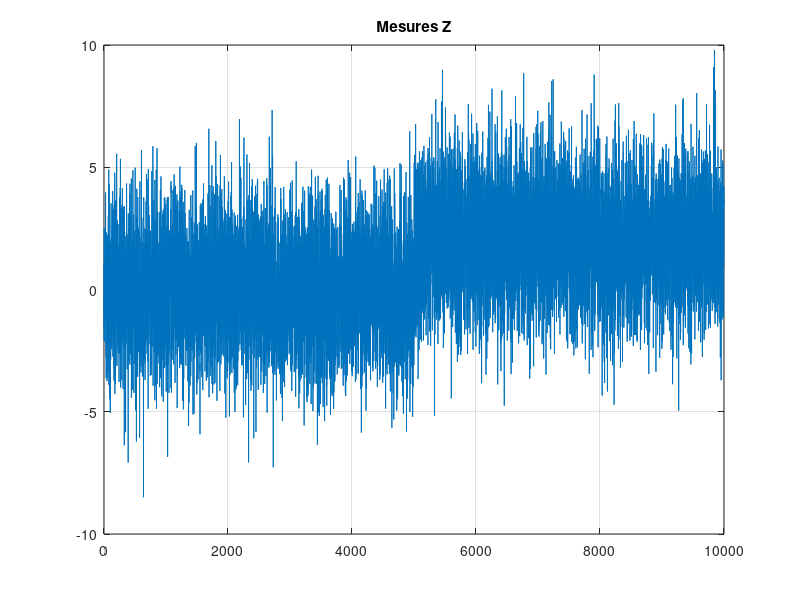
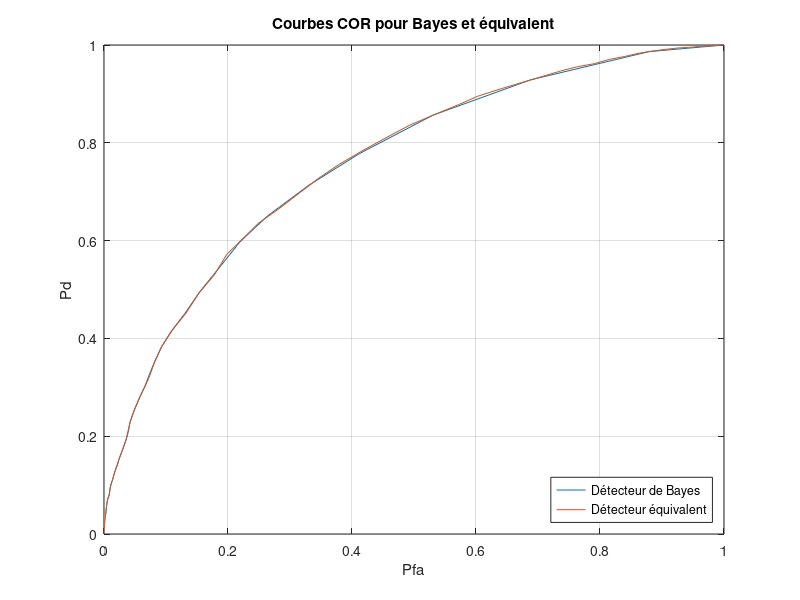
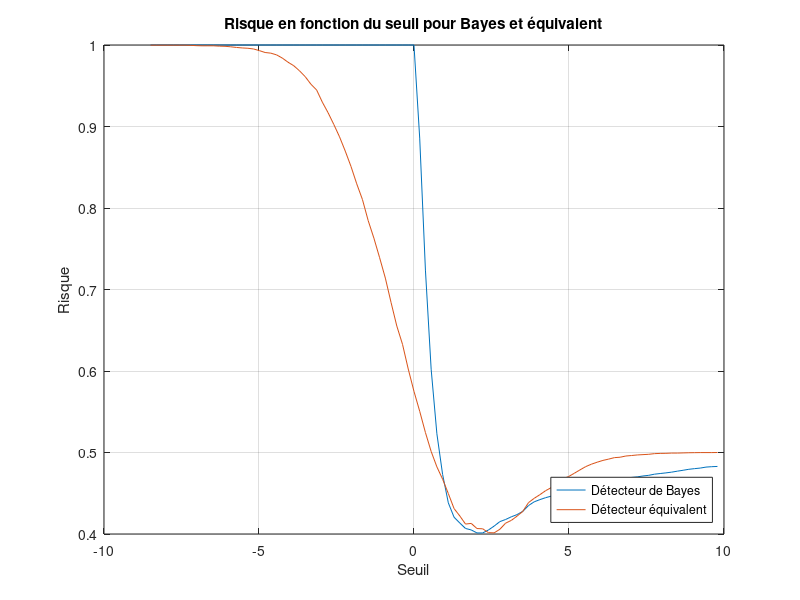

These figures' MATLAB source, in order:
clc; clear; close all

load("data.mat")

fonction = exp(-(1/2)*((Z-X)/sigma).^2) .* exp((1/2)*(Z/sigma).^2); %detecteur de bayes
lambda_0 = (pi0*(c10-c00))/(pi1*(c01-c11)); %seuil detecteur de bayes
seuil = (2*sigma^2*log(lambda_0) + X.^2)/(2*X); %seuil detecteur equivalent
seuil_min_bayes = min(Z);
seuil_max_bayes = max(Z);
nb_seuils = 100;
seuils_bayes = linspace(seuil_min_bayes, seuil_max_bayes, nb_seuils);

seuil_min_eq = min(Z);
seuil_max_eq = max(Z);
seuils_eq = linspace(seuil_min_eq, seuil_max_eq, nb_seuils);



d1 = 1;
d0 = 0;

%Detecteur de Bayes
delta1 = zeros(nb_seuils, n);
compteur_Bayes = 0;
for i = 1:nb_seuils
    for j = 1:n
        if (fonction(j) > seuils_bayes(i))
            delta1(i, j) = d1;
            compteur_Bayes = compteur_Bayes + 1;
        else
            delta1(i, j) = d0;
        end
    end
end

%Detecteur equivalent
delta2 = zeros(nb_seuils, n);
compteur_equivalent = 0;
for a = 1:nb_seuils
    for b = 1:n
        if (Z(b) > seuils_eq(a))
            delta2(a, b) = d1;
            compteur_equivalent = compteur_equivalent + 1;
        else
            delta2(a, b) = d0;
        end
    end
end


for a = 1:nb_seuils
    
    nb_d1_detecte_bayes = 0;
    nb_fa_bayes = 0;
    nb_d1_detecte_equivalent = 0;
    nb_fa_equivalent = 0;
    for b = 1:n
        if (delta1(a, b) == 1 && vraies_detection(b) == 1)
            nb_d1_detecte_bayes = nb_d1_detecte_bayes + 1;
        elseif (delta1(a, b) == 1 && vraies_detection(b) == 0)
            nb_fa_bayes = nb_fa_bayes + 1;
        end
        if (delta2(a, b) == 1 && vraies_detection(b) == 1)
            nb_d1_detecte_equivalent = nb_d1_detecte_equivalent + 1;
        elseif (delta2(a, b) == 1 && vraies_detection(b) == 0)
            nb_fa_equivalent = nb_fa_equivalent + 1;
        end
    end
    
    Pfa_bayes(a) = nb_fa_bayes/(pi0*n);
    Pd_bayes(a) = nb_d1_detecte_bayes / (pi1*n);
    risque_bayes(a) = c10 * pi0 * Pfa_bayes(a) + c01 * pi1 * (1 - Pd_bayes(a) );
    
    Pfa_equivalent(a) = nb_fa_equivalent/(pi0*n);
    Pd_equivalent(a) = nb_d1_detecte_equivalent / (pi1*n);
    risque_equivalent(a) = c10 * pi0 * Pfa_equivalent(a) + c01 * pi1 * (1 - Pd_equivalent(a) );
end


figure(1)
plot(Z(1,:))
grid()
title("Mesures Z")

figure(2)
plot(Pfa_bayes, Pd_bayes)
hold on
plot(Pfa_equivalent, Pd_equivalent)
grid()
xlabel("Pfa")
ylabel("Pd")
title("Courbes COR pour Bayes et équivalent")
legend("Détecteur de Bayes", "Détecteur équivalent", 'Location', 'southeast')

figure(3)
plot(seuils_bayes, risque_bayes)
hold on
plot(seuils_eq, risque_equivalent)
grid()
xlabel("Seuil")
ylabel("Risque")
title("Risque en fonction du seuil pour Bayes et équivalent")
legend("Détecteur de Bayes", "Détecteur équivalent", 'Location', 'southeast')